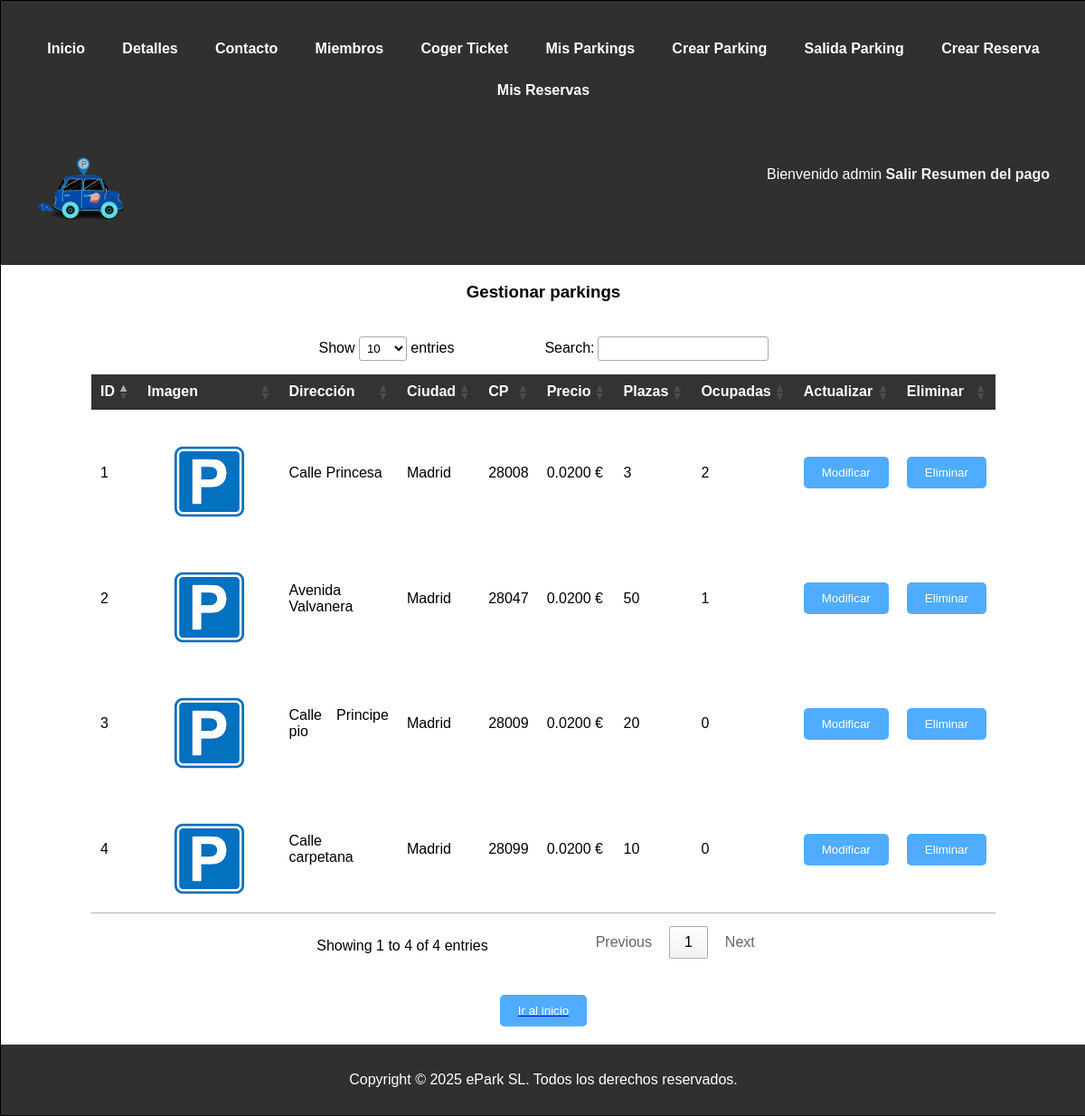
The page /misParkings.php (signed in) on the database its author committed.
### tables this page shows
CREATE TABLE `Parking` (
  `id` int(10) NOT NULL AUTO_INCREMENT,
  `dni` varchar(9) NOT NULL,
  `dir` varchar(100) NOT NULL,
  `ciudad` varchar(100) NOT NULL,
  `CP` decimal(5,0) NOT NULL,
  `precio` decimal(5,4) NOT NULL,
  `nPlazas` int(11) NOT NULL,
  `img` varchar(100),
  PRIMARY KEY (`id`),
  CONSTRAINT `crearUsuario` FOREIGN KEY (`dni`) REFERENCES `Usuario` (`dni`) ON DELETE CASCADE ON UPDATE CASCADE,
  UNIQUE KEY `parkingCiudad` (`dir`, `ciudad`)
);

### includes/clases/parking/ParkingDAO.php (called while the page is built, shortened)
<?php
class ParkingDAO extends DAO {
    public function getAll() {
        $parkings = [];
        $conn = Aplicacion::getInstance()->getConexionBd();
        $query = "SELECT * FROM Parking";
        $result = $conn->query($query);
        while ($row = $result->fetch_assoc()) {
            $parkings[] = new TOParking(
                $row['id'] ?? null,
                $row['dni'] ?? null,
                $row['precio'] ?? null,
                $row['dir'] ?? null,
                $row['ciudad'] ?? null,
                $row['CP'] ?? null,
                $row['nPlazas'] ?? null,
                $row['img'] ?? null
            );
        }
        return $parkings;
    }
}
?>

### includes/clases/parking/SAParking.php (called while the page is built, shortened)
<?php
class SAParking{
    public static function mostrarParkings() {
        $daoParking = ParkingDAO::getSingleton();
        return $daoParking->getAll();
    }
    public static function ocupacion($id){
        $num_tickets = SATicket::plazasOcupadas($id);
        $num_reservas = SAReserva::ocupacion($id);
        return $num_tickets + $num_reservas;
    }
}
?>

### includes/clases/administracionParkings/gestionAdmin.php (called while the page is built, shortened)
<?php
class gestionAdmin extends administrarParking
{
    protected function getParkings($dni){
        return SAParking::mostrarParkings();
    }
}
?>

### includes/config.php (called while the page is built, shortened)
<?php
spl_autoload_register(function ($class) {
    $prefix = 'es\\ucm\\fdi\\aw\\ePark\\';
    $base_dirs = [
        __DIR__ . '/',
        __DIR__ . '/clases/',
        __DIR__ . '/clases/login/',
        __DIR__ . '/clases/parking/',
        __DIR__ . '/clases/ticket/',
        __DIR__ . '/clases/reserva/',
        __DIR__ . '/clases/usuario/',
        __DIR__ . '/clases/gestionTicket/',
        __DIR__ . '/clases/gestionReservas/',
        __DIR__ . '/clases/administracionParkings/',
        __DIR__ . '/clases/Pago/',
        __DIR__ . '/utils/',
        __DIR__ . '/vistas/comun/'
    ];
    $len = strlen($prefix);
    $relative_class = substr($class, $len);
    $file_path = str_replace('\\', '/', $relative_class) . '.php';
    foreach ($base_dirs as $base_dir) {
        $file = $base_dir . $file_path;
        if (file_exists($file)) {
            return;
        }
    }
});
?>

### includes/clases/parking/TOParking.php (called while the page is built, shortened)
<?php
class TOParking {
    private $id;
    private $dir;
    private $ciudad;
    private $CP;
    private $precio;
    private $n_plazas;
    private $img;
    public function __construct($id, $dni, $precio, $dir, $ciudad, $CP, $n_plazas, $img=null) {
        $this->id = $id;
        $this->dir = $dir;
        $this->ciudad = $ciudad;
        $this->CP = $CP;
        $this->precio = $precio;
        $this->n_plazas = $n_plazas;
        $this->img = $img;
    }
    public function getId() { return $this->id; }
    public function getDir() { return $this->dir; }
    public function getCiudad() { return $this->ciudad; }
    public function getCP() { return $this->CP; }
    public function getPrecio() { return $this->precio; }
    public function getNPlazas() { return $this->n_plazas; }
    public function getImg() { return $this->img; }
}
?>

### includes/clases/ticket/TicketDAO.php (called while the page is built, shortened)
<?php
class TicketDAO extends DAO{
    public function ocupacion($id){
        $conn = Aplicacion::getInstance()->getConexionBd();
        $query="SELECT COUNT(*) FROM Ticket WHERE idParking=?";
        $stmt = $conn->prepare($query);
        $stmt->bind_param("i",$id);
        $stmt->execute();
        $stmt->bind_result($num);
        return $num;
    }
}
?>

### includes/clases/ticket/SATicket.php (called while the page is built, shortened)
<?php
class SATicket{
    public static function plazasOcupadas($id){
        $daoTicket = TicketDAO::getSingleton();
        return $daoTicket->ocupacion($id);
    }
}
?>

### includes/clases/reserva/ReservaDAO.php (called while the page is built, shortened)
<?php
class ReservaDAO extends DAO{
    public function ocupacion($id){
        $conn = Aplicacion::getInstance()->getConexionBd();
        $query="SELECT COUNT(*) FROM Reserva WHERE id=? AND estado='ACTIVA'";
        $stmt = $conn->prepare($query);
        $stmt->bind_param("i",$id);
        $stmt->execute();
        $stmt->bind_result($num);
        return $num;
    }
}
?>

### includes/clases/reserva/SAReserva.php (called while the page is built, shortened)
<?php
class SAReserva{
    public static function ocupacion($id){
        $daoReserva = ReservaDAO::getSingleton();
        return $daoReserva->ocupacion($id);
    }
}
?>

### includes/clases/administracionParkings/administrarParking.php (the view, shortened to what this page needs)
<?php
class administrarParking extends formBase
{
    private $dni;
    public function __construct($dni)
    {
        $this->dni = $dni;
    }
    protected function CreateFields($datos)
    {
        $parkings = $this->getParkings($this->dni);
        if(empty($parkings)) {
            $html = <<<EOF
                <p>No hay parkings registrados</p>
            EOF;
        }
        else {
            $html = <<<EOF
            <table id="tablaParkings">
                <thead><tr>
                    <th>ID</th>
                    <th>Imagen</th>
                    <th>Dirección</th>
                    <th>Ciudad</th>
                    <th>CP</th>
                    <th>Precio</th>
                    <th>Plazas</th>
                    <th>Ocupadas</th>
                    <th>Actualizar</th>
                    <th>Eliminar</th>
                </tr></thead>
                <tbody>
            EOF;
            foreach ($parkings as $parking) {
                $id = htmlspecialchars($parking->getId());
                $dir = htmlspecialchars($parking->getDir());
                $ciudad = htmlspecialchars($parking->getCiudad());
                $precio = htmlspecialchars($parking->getPrecio());
                $nPlazas = htmlspecialchars($parking->getNPlazas());
                $imgPath = (!empty($parking->getImg()) && file_exists($parking->getImg())) ? $parking->getImg() : "img/default.png";
                $img = htmlspecialchars($imgPath);
                $ocupadas = htmlspecialchars(SAParking::ocupacion($id));
                $cp = htmlspecialchars($parking->getCP());
                $html .= <<<EOF
                <tr>
                    <td>{$id}</td>
                    <td><img src="{$img}" alt="Imagen del parking"></td>
                    <td>{$dir}</td>
                    <td>{$ciudad}</td>
                    <td>{$cp}</td>
                    <td>{$precio} €</td>
                    <td>{$nPlazas}</td>
                    <td>{$ocupadas}</td>
                    <td><button type="button" onclick="window.location.href='modificarParking.php?id={$id}'">Modificar</button></td>
                    <td><button type="submit" name="id" value="{$id}">Eliminar</button></td>
                </tr>
                EOF;
            }
            $html .= "</tbody>";
            $html .= "</table>";
        }
        $htmlinicio = <<<EOF
            <a href="index.php">
                <button type="button">Ir al inicio</button>
            </a>
        EOF;
        return $html .= $htmlinicio;
    }
}

### CSS/estilo.css (style rules this page uses)
html, body { font-family: Arial, sans-serif; margin: 0px; background-color: white; justify-content: center; align-items: center; text-align: center; }
button { display: block; margin: 20px auto; padding: 10px 20px; background: #4facfe; color: white; border: none; border-radius: 5px; cursor: pointer; }
table { width: 90%; max-width: 1000px; margin: 20px auto; border-collapse: collapse; background: #fff; }
th { background-color: #333; color: #fff; }
th, td { padding: 10px; text-align: justify; }
img { display: block; margin: 20px auto 0; max-width: 80%; height: auto; }

### rows shown on the page
parking: id "1", dir "Calle Princesa", ciudad "Madrid", CP "28008", precio "0.0200", nPlazas "3", ocupadas "2"
parking: id "2", dir "Avenida Valvanera", ciudad "Madrid", CP "28047", precio "0.0200", nPlazas "50", ocupadas "1"
parking: id "3", dir "Calle Principe pio", ciudad "Madrid", CP "28009", precio "0.0200", nPlazas "20", ocupadas "0"
parking: id "4", dir "Calle carpetana", ciudad "Madrid", CP "28099", precio "0.0200", nPlazas "10", ocupadas "0"

### other values the page prints
$_SESSION['nombre'] "admin"
